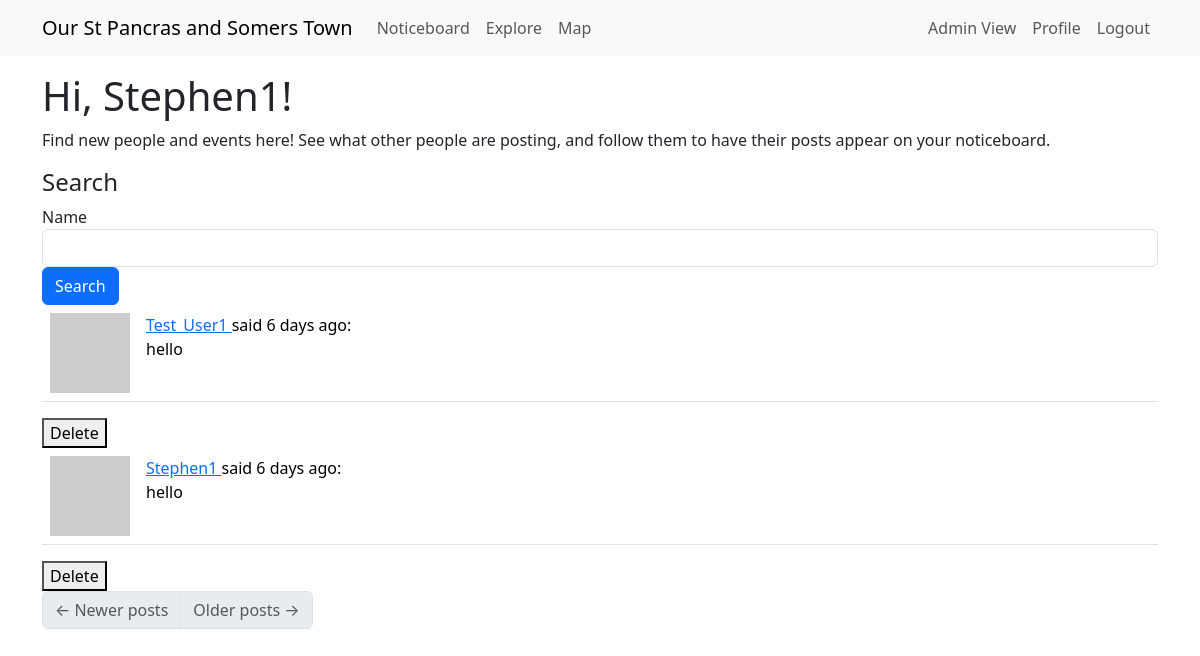
The page /explore (signed in) on the database its author committed.
### app/models.py (models this page shows, shortened)
class User(UserMixin, db.Model):
    __tablename__ = "User"
    __searchable__ = ['username', 'email',]
    id: so.Mapped[int] = so.mapped_column(primary_key=True) # so.Mapped gives a python data type to the attr, so.mapped_column creates the actual column
    access_level: so.Mapped[int] = so.mapped_column(
        default=0,  # Default to 0 (logged-in User)
        nullable=False
    )
    username: so.Mapped[str] = so.mapped_column(sa.String(64), index=True,
                                                unique=True)
    email: so.Mapped[str] = so.mapped_column(sa.String(120), index=True,
                                             unique=True)
    password_hash: so.Mapped[Optional[str]] = so.mapped_column(sa.String(256)) #attr can be defined as Optional
    about_me: so.Mapped[Optional[str]] = so.mapped_column(sa.String(140))
    last_seen: so.Mapped[Optional[datetime]] = so.mapped_column(
        default=lambda: datetime.now(timezone.utc))
    posts: so.WriteOnlyMapped['Post'] = so.relationship(
        back_populates='author',
        passive_deletes=True) #back_populates links Posts.author to User.posts
    following: so.WriteOnlyMapped['User'] = so.relationship(
        secondary=followers, primaryjoin=(followers.c.follower_id == id), # establish link between User and Follower tables, where the id matches (all the Users this current User follows)
        secondaryjoin=(followers.c.followed_id == id), #links followers back to Users. identifies all Users who are followed by the current User
        back_populates='followers',
        passive_deletes=True) #links User.following to Follower.followers (who the User is following)
    followers: so.WriteOnlyMapped['User'] = so.relationship(
        secondary=followers, primaryjoin=(followers.c.followed_id == id),
        secondaryjoin=(followers.c.follower_id == id),
        back_populates='following',
        passive_deletes=True) #same but for who the User is being followed by
    Markers: so.Mapped["Marker"] = so.relationship(
        "Marker",
        back_populates="creator",  # Links to the `Marker.creator` relationship
    )
    def avatar(self, size):
        digest = md5(self.email.lower().encode('utf-8')).hexdigest()
        return f'https://www.gravatar.com/avatar/{digest}?d=identicon&s={size}' #provides an automatic avatar

class Post(db.Model):
    __searchable__ = ['body']  # Fields to index
    id: so.Mapped[int] = so.mapped_column(primary_key=True)
    body: so.Mapped[str] = so.mapped_column(sa.String(140))
    timestamp: so.Mapped[datetime] = so.mapped_column(index=True, default=lambda: datetime.now(timezone.utc))
    user_id: so.Mapped[int] = so.mapped_column(sa.ForeignKey(User.id, ondelete='CASCADE'),index=True)
    author: so.Mapped[User] = so.relationship(back_populates='posts', passive_deletes=True)

### app/routes.py (the view)
@app.route('/explore', methods=["GET", "POST"]) # webpage for finding new organisers to follow
@login_required
def explore():
    user_asks = request.args.get('query', '').strip() #look for submitted search query to filter database by
    page = request.args.get('page', 1, type=int) # just moved inside edit zone, get the page we are at
    if user_asks: # if there is a query
        search_results = search_posts_and_users(user_asks) # filter the search for the query
        total = len(search_results)
        posts = search_results[(page - 1) * app.config['POSTS_PER_PAGE']: page * app.config['POSTS_PER_PAGE']]
        next_url = url_for('explore', page=page + 1) if page * app.config['POSTS_PER_PAGE'] < total else None
        prev_url = url_for('explore', page=page - 1) if page > 1 else None
        return render_template('noticeboard.html', title='Explore', posts=posts, next_url=next_url, prev_url=prev_url, user_id = current_user.id)
    else:
        all_posts = sa.select(Post).order_by(Post.timestamp.desc()) # get all posts in descending order of time
        posts = db.paginate(all_posts, page=page,
                        per_page=app.config['POSTS_PER_PAGE'], error_out=False) # paginate posts, with descending order of time
        next_url = url_for('explore', page=posts.next_num) \
            if posts.has_next else None
        prev_url = url_for('explore', page=posts.prev_num) \
            if posts.has_prev else None
        return render_template('noticeboard.html', title='Explore',
                           posts=posts.items, next_url=next_url,
                           prev_url=prev_url, user_id = current_user.id)

### app/models.py (called while the page is built)
@login.user_loader
def load_User(id):
    return db.session.get(User, int(id))

### app/routes.py (called while the page is built)
@app.before_request
def before_request(): # if user is logged in, record the time they log in, update database
    if current_user.is_authenticated:
        current_user.last_seen = datetime.now(timezone.utc)
        db.session.commit()

### app/templates/noticeboard.html (shortened to what this page needs)
{% extends "base.html" %}
{% import "bootstrap_wtf.html" as wtf %}
{% block content %}
    {% if title == "Explore" %}
        <h1>Hi, {{ current_user.username }}!</h1>
        <p>Find new people and events here! See what other people are posting, and follow them to have their posts appear on your noticeboard.</p>
        <h4>Search</h4>
        <form class="form-inline" method="GET" action="{{ url_for('explore') }}">
            <div class="form-group">
                <label for="query">Name</label>
                <input type="text" class="form-control" name="query" id="query">
            </div>
            <button type="submit" class="btn btn-primary">Search</button>
        </form>
    {% elif title == "Noticeboard" %}
        <p> Here are the posts from people you're following:</p>
    {% endif %}
    {% for post in posts %}
        {% if post.author != None %}
            {% include '_post.html' %}
            {% if current_user.id == post.author.id or current_user.access_level == 1 %}
            <form action="{{ url_for('delete_post', post_id=post.id) }}" method="POST" style="display:inline;">
                <button type="submit" onclick="return confirm('Are you sure you want to delete this post?')">Delete</button>
            </form>
            {% endif %}
        {% endif %}
    {% endfor %}
    <nav aria-label="Post navigation">
        <ul class="pagination">
            <li class="page-item{% if not prev_url %} disabled{% endif %}">
                <a class="page-link" href="{{ prev_url }}">
                    <span aria-hidden="true">&larr;</span> Newer posts
                </a>
            </li>
            <li class="page-item{% if not next_url %} disabled{% endif %}">
                <a class="page-link" href="{{ next_url }}">
                    Older posts <span aria-hidden="true">&rarr;</span>
                </a>
            </li>
        </ul>
    </nav>
{% endblock %}

### app/templates/_post.html
<table class="table table-hover">
    <tr>
        <td width="70px">
            <a href="{{ url_for('user', username=post.author.username) }}">
                <img src="{{ post.author.avatar(70) }}" />
            </a>
        </td>
        <td>
            <a href="{{ url_for('user', username=post.author.username) }}">
                {{ post.author.username }}
            </a>
            said {{ moment(post.timestamp).fromNow() }}:
            <br>
            {{ post.body }}
        </td>
    </tr>
</table>

### rows shown on the page
User: username "Stephen1"
Post: author.username "Test_User1", timestamp "6 days ago", body "hello"
Post: author.username "Stephen1", timestamp "6 days ago", body "hello"
